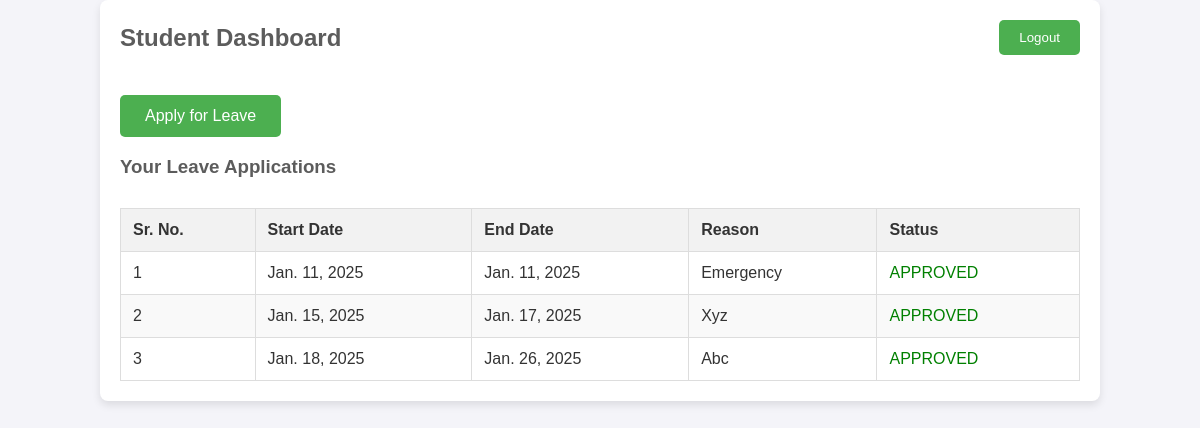
Screenshot of /student_dashboard/ (signed in) with the database file from the repository.
### leave/models.py (models this page shows, shortened)
class LeaveApplication(models.Model):
    student = models.ForeignKey(HostelUser, on_delete=models.CASCADE)
    start_date = models.DateField()
    end_date = models.DateField()
    reason = models.CharField(max_length=255, default="No reason provided")
    status = models.CharField(max_length=20, choices=[('pending', 'Pending'), ('approved', 'Approved'), ('rejected', 'Rejected')], default='pending')

### leave/views.py (the view)
# urls.py: path('student_dashboard/', views.student_dashboard, name='student_dashboard'),
def student_dashboard(request):
    student = HostelUser.objects.get(id=request.session['user_id'])
    leave_applications = LeaveApplication.objects.filter(student=student, status__in=['pending', 'approved'])
    return render(request, 'student_dashboard.html', {'leave_applications': leave_applications})

### leave/templates/student_dashboard.html (shortened to what this page needs)
<!DOCTYPE html>
<html lang="en">
  <head>
  </head>
  <body>
    <div class="container">
      <div class="header">
        <h2>Student Dashboard</h2>
        <form action="{% url 'logout' %}" method="POST">
          <button type="submit" class="logout-btn">Logout</button>
        </form>
      </div>
      <button id="applyLeaveBtn">Apply for Leave</button>
      <h3>Your Leave Applications</h3>
      <table>
        <thead>
          <tr>
            <th>Sr. No.</th>
            <th>Start Date</th>
            <th>End Date</th>
            <th>Reason</th>
            <th>Status</th>
          </tr>
        </thead>
        <tbody>
          {% for leave in leave_applications %}
          <tr>
            <td>{{ forloop.counter }}</td>
            <td>{{ leave.start_date }}</td>
            <td>{{ leave.end_date }}</td>
            <td>{{ leave.reason|title }}</td>
            <td class="status-{{ leave.status|lower }}">
              {{ leave.status|upper }}
            </td>
          </tr>
          {% endfor %}
        </tbody>
      </table>
    </div>
  </body>
</html>

### leave/templates/student_dashboard.html (style rules this page uses)
body { font-family: Arial, sans-serif; margin: 0; padding: 0; background-color: #f4f4f9; color: #333; }
h2, h3 { color: #5c5c5c; }
.container { width: 80%; margin: 0 auto; padding: 20px; background-color: #ffffff; border-radius: 8px; box-shadow: 0 4px 8px rgba(0, 0, 0, 0.1); }
.header { display: flex; justify-content: space-between; align-items: center; padding-bottom: 20px; }
.header h2 { margin: 0; }
.logout-btn, #applyLeaveBtn { padding: 10px 20px; background-color: #4caf50; color: white; border: none; border-radius: 5px; cursor: pointer; transition: background-color 0.3s ease; }
table { width: 100%; border-collapse: collapse; margin-top: 30px; }
table, th, td { border: 1px solid #ddd; }
th, td { padding: 12px; text-align: left; }
th { background-color: #f2f2f2; }
tr:nth-child(even) { background-color: #f9f9f9; }
.status-approved { color: green; }
#applyLeaveBtn { background-color: #4caf50; color: white; padding: 12px 25px; border: none; border-radius: 5px; font-size: 16px; cursor: pointer; transition: background-color 0.3s ease; display: inline-block; margin-top: 20px; }

### rows the page displays
LeaveApplication: start_date "Jan. 11, 2025", end_date "Jan. 11, 2025", reason "Emergency", status "APPROVED"
LeaveApplication: start_date "Jan. 15, 2025", end_date "Jan. 17, 2025", reason "Xyz", status "APPROVED"
LeaveApplication: start_date "Jan. 18, 2025", end_date "Jan. 26, 2025", reason "Abc", status "APPROVED"
